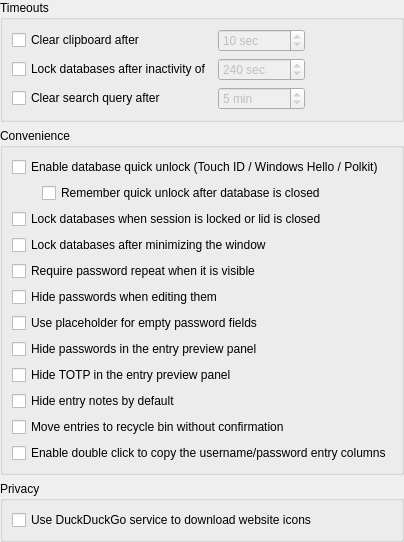
<?xml version="1.0" encoding="UTF-8"?>
<ui version="4.0">
 <class>ApplicationSettingsWidgetSecurity</class>
 <widget class="QWidget" name="ApplicationSettingsWidgetSecurity">
  <property name="geometry">
   <rect>
    <x>0</x>
    <y>0</y>
    <width>364</width>
    <height>493</height>
   </rect>
  </property>
  <layout class="QVBoxLayout" name="verticalLayout">
   <property name="leftMargin">
    <number>0</number>
   </property>
   <property name="topMargin">
    <number>0</number>
   </property>
   <property name="rightMargin">
    <number>0</number>
   </property>
   <property name="bottomMargin">
    <number>0</number>
   </property>
   <item>
    <widget class="QGroupBox" name="groupBox">
     <property name="title">
      <string>Timeouts</string>
     </property>
     <layout class="QGridLayout" name="gridLayout" columnstretch="0,0,0">
      <item row="1" column="1">
       <widget class="QSpinBox" name="lockDatabaseIdleSpinBox">
        <property name="enabled">
         <bool>false</bool>
        </property>
        <property name="sizePolicy">
         <sizepolicy hsizetype="Expanding" vsizetype="Fixed">
          <horstretch>0</horstretch>
          <verstretch>0</verstretch>
         </sizepolicy>
        </property>
        <property name="accessibleName">
         <string>Database lock timeout seconds</string>
        </property>
        <property name="suffix">
         <string comment="Seconds"> sec</string>
        </property>
        <property name="minimum">
         <number>10</number>
        </property>
        <property name="maximum">
         <number>43200</number>
        </property>
        <property name="value">
         <number>240</number>
        </property>
       </widget>
      </item>
      <item row="0" column="0">
       <widget class="QCheckBox" name="clearClipboardCheckBox">
        <property name="text">
         <string>Clear clipboard after</string>
        </property>
       </widget>
      </item>
      <item row="2" column="0">
       <widget class="QCheckBox" name="clearSearchCheckBox">
        <property name="text">
         <string>Clear search query after</string>
        </property>
       </widget>
      </item>
      <item row="2" column="1">
       <widget class="QSpinBox" name="clearSearchSpinBox">
        <property name="enabled">
         <bool>false</bool>
        </property>
        <property name="sizePolicy">
         <sizepolicy hsizetype="Expanding" vsizetype="Fixed">
          <horstretch>0</horstretch>
          <verstretch>0</verstretch>
         </sizepolicy>
        </property>
        <property name="suffix">
         <string comment="Minutes"> min</string>
        </property>
        <property name="minimum">
         <number>1</number>
        </property>
        <property name="maximum">
         <number>1440</number>
        </property>
        <property name="value">
         <number>5</number>
        </property>
        <property name="displayIntegerBase">
         <number>10</number>
        </property>
       </widget>
      </item>
      <item row="0" column="1">
       <widget class="QSpinBox" name="clearClipboardSpinBox">
        <property name="enabled">
         <bool>false</bool>
        </property>
        <property name="sizePolicy">
         <sizepolicy hsizetype="Expanding" vsizetype="Fixed">
          <horstretch>0</horstretch>
          <verstretch>0</verstretch>
         </sizepolicy>
        </property>
        <property name="accessibleName">
         <string>Clipboard clear seconds</string>
        </property>
        <property name="suffix">
         <string comment="Seconds"> sec</string>
        </property>
        <property name="minimum">
         <number>1</number>
        </property>
        <property name="maximum">
         <number>999</number>
        </property>
        <property name="value">
         <number>10</number>
        </property>
       </widget>
      </item>
      <item row="0" column="2">
       <spacer name="horizontalSpacer">
        <property name="orientation">
         <enum>Qt::Horizontal</enum>
        </property>
        <property name="sizeHint" stdset="0">
         <size>
          <width>40</width>
          <height>0</height>
         </size>
        </property>
       </spacer>
      </item>
      <item row="1" column="0">
       <widget class="QCheckBox" name="lockDatabaseIdleCheckBox">
        <property name="sizePolicy">
         <sizepolicy hsizetype="Minimum" vsizetype="Fixed">
          <horstretch>0</horstretch>
          <verstretch>0</verstretch>
         </sizepolicy>
        </property>
        <property name="text">
         <string>Lock databases after inactivity of</string>
        </property>
       </widget>
      </item>
     </layout>
    </widget>
   </item>
   <item>
    <widget class="QGroupBox" name="groupBox_2">
     <property name="title">
      <string>Convenience</string>
     </property>
     <layout class="QVBoxLayout" name="verticalLayout_2">
      <item>
       <widget class="QCheckBox" name="quickUnlockCheckBox">
        <property name="text">
         <string>Enable database quick unlock (Touch ID / Windows Hello / Polkit)</string>
        </property>
       </widget>
      </item>
      <item>
       <layout class="QHBoxLayout" name="horizontalLayout">
        <property name="spacing">
         <number>0</number>
        </property>
        <item>
         <spacer name="horizontalSpacer_2">
          <property name="orientation">
           <enum>Qt::Horizontal</enum>
          </property>
          <property name="sizeType">
           <enum>QSizePolicy::Fixed</enum>
          </property>
          <property name="sizeHint" stdset="0">
           <size>
            <width>30</width>
            <height>0</height>
           </size>
          </property>
         </spacer>
        </item>
        <item>
         <widget class="QCheckBox" name="quickUnlockRememberCheckBox">
          <property name="text">
           <string>Remember quick unlock after database is closed</string>
          </property>
         </widget>
        </item>
       </layout>
      </item>
      <item>
       <widget class="QCheckBox" name="lockDatabaseOnScreenLockCheckBox">
        <property name="text">
         <string>Lock databases when session is locked or lid is closed</string>
        </property>
       </widget>
      </item>
      <item>
       <widget class="QCheckBox" name="lockDatabaseMinimizeCheckBox">
        <property name="text">
         <string>Lock databases after minimizing the window</string>
        </property>
       </widget>
      </item>
      <item>
       <widget class="QCheckBox" name="passwordsRepeatVisibleCheckBox">
        <property name="text">
         <string>Require password repeat when it is visible</string>
        </property>
       </widget>
      </item>
      <item>
       <widget class="QCheckBox" name="passwordsHiddenCheckBox">
        <property name="text">
         <string>Hide passwords when editing them</string>
        </property>
       </widget>
      </item>
      <item>
       <widget class="QCheckBox" name="passwordShowDotsCheckBox">
        <property name="text">
         <string>Use placeholder for empty password fields</string>
        </property>
       </widget>
      </item>
      <item>
       <widget class="QCheckBox" name="passwordPreviewCleartextCheckBox">
        <property name="text">
         <string>Hide passwords in the entry preview panel</string>
        </property>
       </widget>
      </item>
      <item>
       <widget class="QCheckBox" name="hideTotpCheckBox">
        <property name="text">
         <string>Hide TOTP in the entry preview panel</string>
        </property>
       </widget>
      </item>
      <item>
       <widget class="QCheckBox" name="hideNotesCheckBox">
        <property name="text">
         <string>Hide entry notes by default</string>
        </property>
       </widget>
      </item>
      <item>
       <widget class="QCheckBox" name="NoConfirmMoveEntryToRecycleBinCheckBox">
        <property name="text">
         <string>Move entries to recycle bin without confirmation</string>
        </property>
       </widget>
      </item>
      <item>
       <widget class="QCheckBox" name="EnableCopyOnDoubleClickCheckBox">
        <property name="text">
         <string>Enable double click to copy the username/password entry columns</string>
        </property>
       </widget>
      </item>
     </layout>
    </widget>
   </item>
   <item>
    <widget class="QGroupBox" name="privacy">
     <property name="title">
      <string>Privacy</string>
     </property>
     <layout class="QVBoxLayout" name="verticalLayout_3">
      <item>
       <widget class="QCheckBox" name="fallbackToSearch">
        <property name="text">
         <string>Use DuckDuckGo service to download website icons</string>
        </property>
       </widget>
      </item>
     </layout>
    </widget>
   </item>
   <item>
    <spacer name="verticalSpacer_2">
     <property name="orientation">
      <enum>Qt::Vertical</enum>
     </property>
     <property name="sizeType">
      <enum>QSizePolicy::Expanding</enum>
     </property>
     <property name="sizeHint" stdset="0">
      <size>
       <width>20</width>
       <height>30</height>
      </size>
     </property>
    </spacer>
   </item>
  </layout>
 </widget>
 <tabstops>
  <tabstop>clearClipboardCheckBox</tabstop>
  <tabstop>clearClipboardSpinBox</tabstop>
  <tabstop>lockDatabaseIdleCheckBox</tabstop>
  <tabstop>lockDatabaseIdleSpinBox</tabstop>
  <tabstop>clearSearchCheckBox</tabstop>
  <tabstop>clearSearchSpinBox</tabstop>
  <tabstop>lockDatabaseOnScreenLockCheckBox</tabstop>
  <tabstop>lockDatabaseMinimizeCheckBox</tabstop>
  <tabstop>passwordsRepeatVisibleCheckBox</tabstop>
  <tabstop>passwordsHiddenCheckBox</tabstop>
  <tabstop>passwordShowDotsCheckBox</tabstop>
  <tabstop>passwordPreviewCleartextCheckBox</tabstop>
  <tabstop>hideNotesCheckBox</tabstop>
  <tabstop>fallbackToSearch</tabstop>
 </tabstops>
 <resources/>
 <connections/>
</ui>
